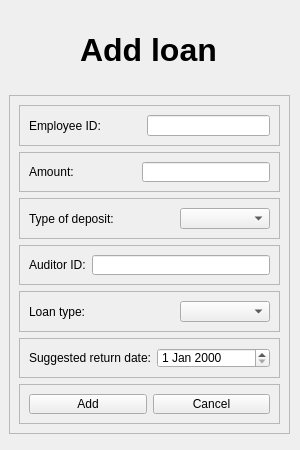
<?xml version="1.0" encoding="UTF-8"?>
<ui version="4.0">
 <class>MainWindow</class>
 <widget class="QMainWindow" name="MainWindow">
  <property name="geometry">
   <rect>
    <x>0</x>
    <y>0</y>
    <width>300</width>
    <height>450</height>
   </rect>
  </property>
  <property name="minimumSize">
   <size>
    <width>300</width>
    <height>450</height>
   </size>
  </property>
  <property name="maximumSize">
   <size>
    <width>300</width>
    <height>450</height>
   </size>
  </property>
  <property name="windowTitle">
   <string>MainWindow</string>
  </property>
  <widget class="QWidget" name="centralwidget">
   <widget class="QLabel" name="AddLoan_Title_4">
    <property name="geometry">
     <rect>
      <x>80</x>
      <y>30</y>
      <width>140</width>
      <height>39</height>
     </rect>
    </property>
    <property name="font">
     <font>
      <pointsize>24</pointsize>
      <weight>75</weight>
      <bold>true</bold>
     </font>
    </property>
    <property name="text">
     <string>Add loan</string>
    </property>
   </widget>
   <widget class="QFrame" name="Input_AddLoan_Frame1_4">
    <property name="geometry">
     <rect>
      <x>9</x>
      <y>95</y>
      <width>281</width>
      <height>339</height>
     </rect>
    </property>
    <property name="frameShape">
     <enum>QFrame::StyledPanel</enum>
    </property>
    <property name="frameShadow">
     <enum>QFrame::Raised</enum>
    </property>
    <layout class="QGridLayout" name="gridLayout">
     <item row="2" column="0">
      <widget class="QFrame" name="frame_2">
       <property name="frameShape">
        <enum>QFrame::StyledPanel</enum>
       </property>
       <property name="frameShadow">
        <enum>QFrame::Raised</enum>
       </property>
       <layout class="QHBoxLayout" name="horizontalLayout_2">
        <item>
         <widget class="QLabel" name="TypeofDeposit_title_4">
          <property name="text">
           <string>Type of deposit:</string>
          </property>
         </widget>
        </item>
        <item>
         <widget class="QComboBox" name="TypeofDeposit_Enum_4">
          <property name="minimumSize">
           <size>
            <width>90</width>
            <height>0</height>
           </size>
          </property>
          <property name="maximumSize">
           <size>
            <width>90</width>
            <height>16777215</height>
           </size>
          </property>
         </widget>
        </item>
       </layout>
      </widget>
     </item>
     <item row="0" column="0">
      <widget class="QFrame" name="frame">
       <property name="frameShape">
        <enum>QFrame::StyledPanel</enum>
       </property>
       <property name="frameShadow">
        <enum>QFrame::Raised</enum>
       </property>
       <layout class="QHBoxLayout" name="horizontalLayout">
        <item>
         <widget class="QLabel" name="TitleOfEmployeeID_AddLoan_4">
          <property name="text">
           <string>Employee ID:</string>
          </property>
         </widget>
        </item>
        <item>
         <spacer name="horizontalSpacer">
          <property name="orientation">
           <enum>Qt::Horizontal</enum>
          </property>
          <property name="sizeType">
           <enum>QSizePolicy::Fixed</enum>
          </property>
          <property name="sizeHint" stdset="0">
           <size>
            <width>40</width>
            <height>20</height>
           </size>
          </property>
         </spacer>
        </item>
        <item>
         <widget class="QLineEdit" name="EmployeeID_input_AddLoan_4"/>
        </item>
       </layout>
      </widget>
     </item>
     <item row="3" column="0">
      <widget class="QFrame" name="frame_4">
       <property name="frameShape">
        <enum>QFrame::StyledPanel</enum>
       </property>
       <property name="frameShadow">
        <enum>QFrame::Raised</enum>
       </property>
       <layout class="QHBoxLayout" name="horizontalLayout_4">
        <item>
         <widget class="QLabel" name="TitleOfAuditorID_AddLoan_4">
          <property name="text">
           <string>Auditor ID:</string>
          </property>
         </widget>
        </item>
        <item>
         <widget class="QLineEdit" name="AuditorID_Input_AddLoan_4"/>
        </item>
       </layout>
      </widget>
     </item>
     <item row="4" column="0">
      <widget class="QFrame" name="frame_6">
       <property name="frameShape">
        <enum>QFrame::StyledPanel</enum>
       </property>
       <property name="frameShadow">
        <enum>QFrame::Raised</enum>
       </property>
       <layout class="QHBoxLayout" name="horizontalLayout_6">
        <item>
         <widget class="QLabel" name="LoanType_title_4">
          <property name="text">
           <string>Loan type:</string>
          </property>
         </widget>
        </item>
        <item>
         <widget class="QComboBox" name="LoanType_Enum_4">
          <property name="minimumSize">
           <size>
            <width>90</width>
            <height>0</height>
           </size>
          </property>
          <property name="maximumSize">
           <size>
            <width>90</width>
            <height>16777215</height>
           </size>
          </property>
         </widget>
        </item>
       </layout>
      </widget>
     </item>
     <item row="1" column="0">
      <widget class="QFrame" name="frame_3">
       <property name="frameShape">
        <enum>QFrame::StyledPanel</enum>
       </property>
       <property name="frameShadow">
        <enum>QFrame::Raised</enum>
       </property>
       <layout class="QHBoxLayout" name="horizontalLayout_3">
        <item>
         <widget class="QLabel" name="TitleOfAmount_AddLoan_4">
          <property name="text">
           <string>Amount:</string>
          </property>
         </widget>
        </item>
        <item>
         <spacer name="horizontalSpacer_2">
          <property name="orientation">
           <enum>Qt::Horizontal</enum>
          </property>
          <property name="sizeType">
           <enum>QSizePolicy::Fixed</enum>
          </property>
          <property name="sizeHint" stdset="0">
           <size>
            <width>62</width>
            <height>20</height>
           </size>
          </property>
         </spacer>
        </item>
        <item>
         <widget class="QLineEdit" name="LoanAmount_Input_4"/>
        </item>
       </layout>
      </widget>
     </item>
     <item row="5" column="0">
      <widget class="QFrame" name="frame_5">
       <property name="frameShape">
        <enum>QFrame::StyledPanel</enum>
       </property>
       <property name="frameShadow">
        <enum>QFrame::Raised</enum>
       </property>
       <layout class="QHBoxLayout" name="horizontalLayout_5">
        <item>
         <widget class="QLabel" name="SuggestedReturnDate_Title_AddLoan_4">
          <property name="text">
           <string>Suggested return date:</string>
          </property>
         </widget>
        </item>
        <item>
         <widget class="QDateEdit" name="SuggestedReturnDate_Input_AddLoan_4"/>
        </item>
       </layout>
      </widget>
     </item>
     <item row="6" column="0">
      <widget class="QFrame" name="PushButtons_AddPayment_Frame_5">
       <property name="frameShape">
        <enum>QFrame::StyledPanel</enum>
       </property>
       <property name="frameShadow">
        <enum>QFrame::Raised</enum>
       </property>
       <layout class="QHBoxLayout" name="horizontalLayout_30">
        <item>
         <widget class="QPushButton" name="Save_AddLoan_Button_4">
          <property name="text">
           <string>Add</string>
          </property>
         </widget>
        </item>
        <item>
         <widget class="QPushButton" name="Cancel_AddLoan_Button_4">
          <property name="text">
           <string>Cancel</string>
          </property>
         </widget>
        </item>
       </layout>
      </widget>
     </item>
    </layout>
   </widget>
  </widget>
 </widget>
 <tabstops>
  <tabstop>EmployeeID_input_AddLoan_4</tabstop>
  <tabstop>LoanAmount_Input_4</tabstop>
  <tabstop>TypeofDeposit_Enum_4</tabstop>
  <tabstop>AuditorID_Input_AddLoan_4</tabstop>
  <tabstop>LoanType_Enum_4</tabstop>
  <tabstop>SuggestedReturnDate_Input_AddLoan_4</tabstop>
  <tabstop>Save_AddLoan_Button_4</tabstop>
  <tabstop>Cancel_AddLoan_Button_4</tabstop>
 </tabstops>
 <resources/>
 <connections/>
</ui>
